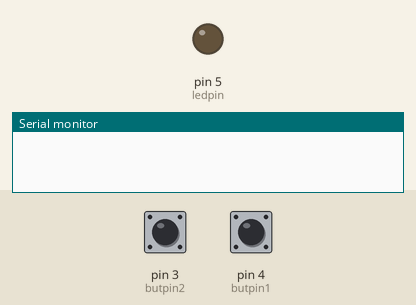
A sketch run on a simulated Arduino Uno, built with avr-gcc and run on an emulated ATmega328P. On the bench: output pins drawn as LEDs (lit = HIGH), the last lines printed to the serial monitor. Inputs (shaded band) come from the test bench; at power-on: pin 4 (butpin1) HIGH, pin 3 (butpin2) HIGH.

Above: at 1.2 s.
1.3 s: pin 4 (butpin1) pulled LOW for 0.15 s
At 1.8 s:
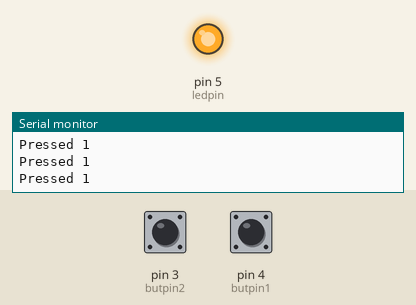
2.9 s: pin 3 (butpin2) pulled LOW for 0.15 s
At 4.1 s:
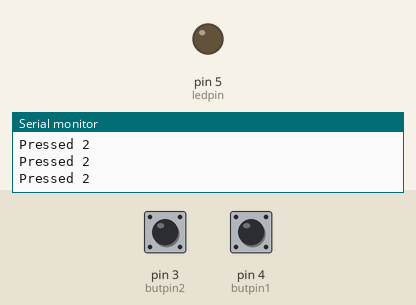
4.5 s: pin 4 (butpin1) pulled LOW for 1 s
At 5.4 s:
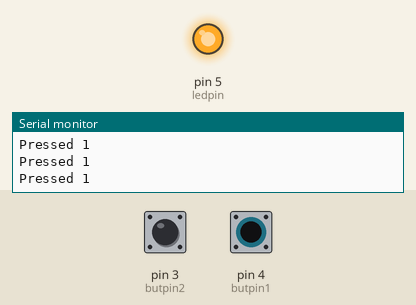
Timing chart, 0 to 7.5 s (numbered marks = the images above; inputs shaded):
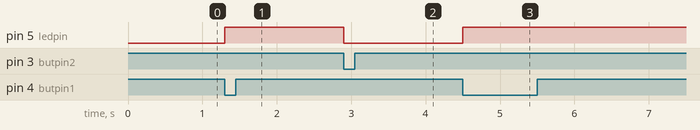

Measured:
- after the input at 1.3 s, pin 5 (ledpin): LOW → HIGH at once
- after the input at 2.9 s, pin 5 (ledpin): HIGH → LOW at once
- after the input at 4.5 s, pin 5 (ledpin): LOW → HIGH at once

The sketch:

2button1led.ino
```cpp
#include "Arduino.h"


#define ledpin 5
#define butpin1 4
#define butpin2 3
boolean btnstate1now;
boolean btnstate2now;
boolean btnstatebefore;
boolean ledstate;
unsigned long las_press;


void setup()
{
    pinMode(5, OUTPUT);
  	pinMode(4, INPUT_PULLUP);
  	pinMode(3, INPUT_PULLUP);
  	Serial.begin(9600);

}

void loop()
{

 btnstate1now= digitalRead(butpin1);
 btnstate2now= digitalRead(butpin2);
 ledstate= digitalRead(ledpin);


  if (btnstate1now == LOW && millis() - las_press > 50){
    Serial.println("Pressed 1");
    ledstate = HIGH;
    digitalWrite(ledpin, ledstate);
    las_press = millis();
  }
  if (btnstate2now == LOW && millis() - las_press > 50){
    Serial.println("Pressed 2");
    ledstate = LOW;
    digitalWrite(ledpin, ledstate);
    las_press = millis();
  }

  // btnstatebefore= btnstatenow;
}
```
